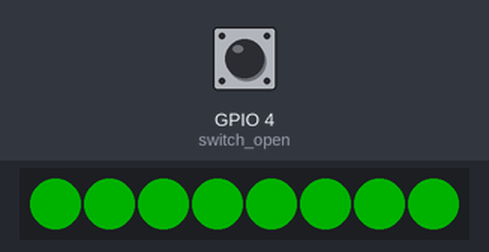
A program run on a simulated Raspberry Pi (BCM pin numbers) with a Blinkt!. Parts: 8 RGB LEDs in strip order, left to right. The inputs (shaded band) are chosen by the test bench; at power-on: GPIO 4 (switch_open) HIGH. Dim RGB values are drawn brighter than linear.

Above: at 1.2 s.
1.3 s: GPIO 4 (switch_open) pulled LOW for 0.15 s
At 1.37 s:
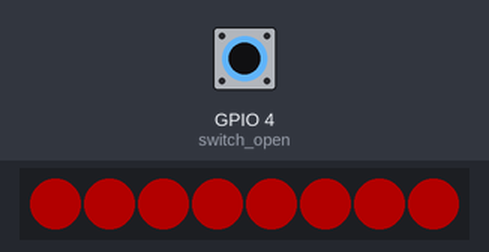
2.9 s: GPIO 4 (switch_open) pulled LOW for 3.2 s
At 6.4 s:
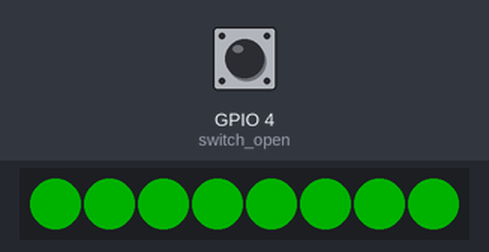
Timing chart, 0 to 7.9 s (numbered marks = the images above; inputs shaded):
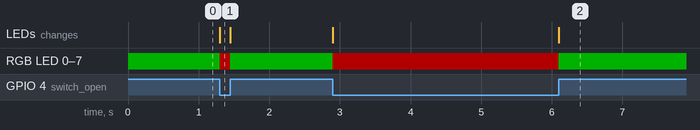

Measured:
- after the input at 1.3 s, RGB LED 0–7: RGB(0, 58, 0) → RGB(58, 0, 0) at once, → RGB(0, 58, 0) 0.15 s later; the LEDs: change at once (image 1)
- after the input at 2.9 s, RGB LED 0–7: RGB(0, 58, 0) → RGB(58, 0, 0) at once, → RGB(0, 58, 0) 3.2 s later; the LEDs: first change at once (image 2 shows a later state)

The program:

blinkt-gpio-status.py
```python
# http://forums.pimoroni.com/t/use-blinkt-to-show-door-open-or-closed/3633/3

import RPi.GPIO as GPIO
from blinkt import *
GPIO.setmode(GPIO.BCM)
GPIO.setup(4, GPIO.IN)

while True:
    switch_open = GPIO.input(4)
    if switch_open:
        for i in range(8):
            set_pixel(i , 0, 255, 0)
            # set_all() function
    else:
        for i in range(8):
            set_pixel(i , 255, 0, 0)
            # set_all() function

    show()
```
